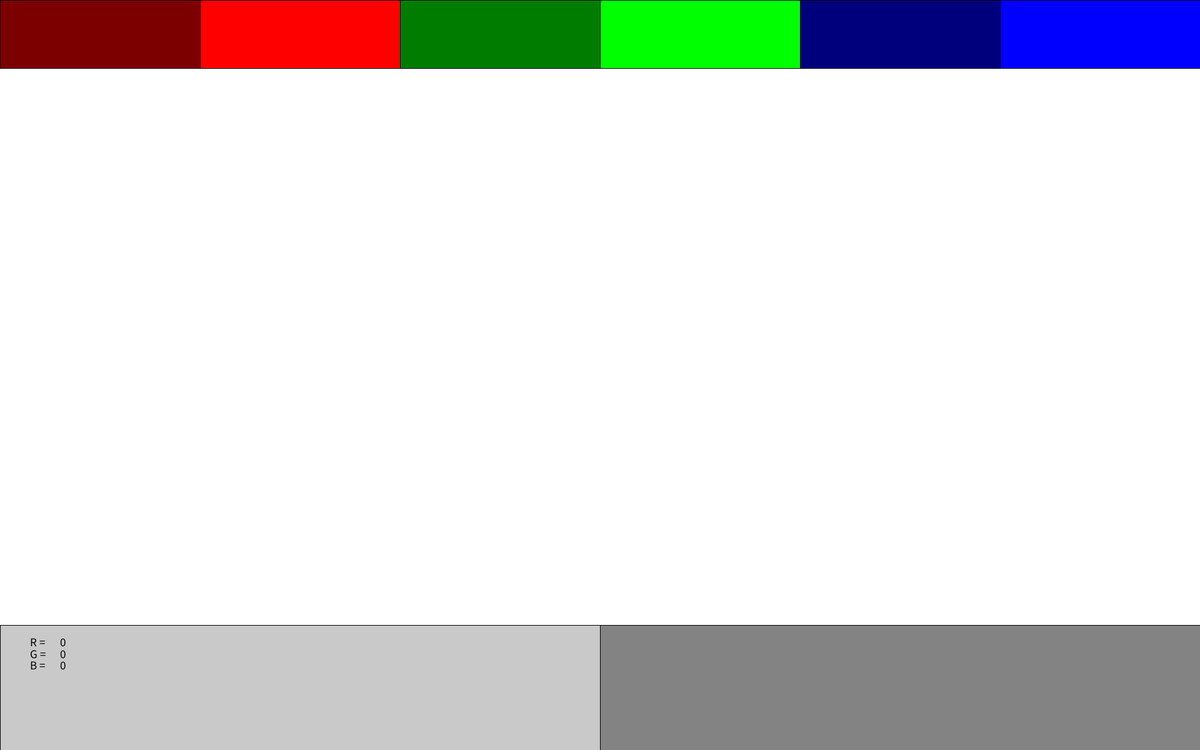
Frame 1 (no input)
Frame 60 (the mouse pressed at the canvas centre just before this capture): identical to frame 1, image omitted
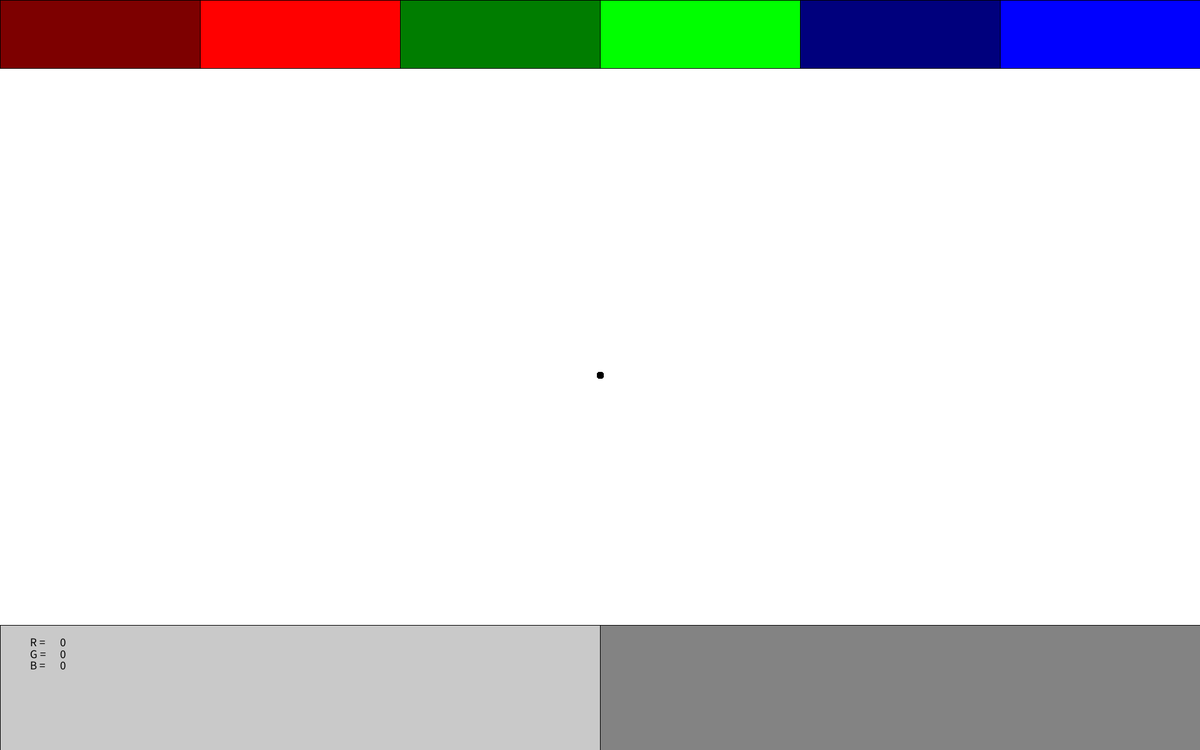
Frame 120 (the mouse held since frame 60 and released just before this capture)

The Processing sketch that drew these frames (run headless with seeded random() and noise(); from frame 60 on, the mouse is pressed at the canvas centre):

// Processing sketch: PaintClone
// ── PaintClone.pde
//Eric Price Paint clone

//RGB values
int R = 0;
int G = 0;
int B = 0;

void setup() {
  //screen
  size (1920, 1200);
  background(255);
}

void draw() {
  //color selection area 
  //button for B(blue) to be darker
  fill(0, 0, 255);
  rect(0, 0, width, height/11);
  //button for B to be lighter
  fill(0, 0, 125);
  rect(0, 0, width/1.2, height/11);
  //button for G(green) to be darker
  fill(0, 255, 0);
  rect(0, 0, width/1.5, height/11);
  //button for G to be lighter 
  fill(0, 125, 0);
  rect(0, 0, width/2, height/11);
  //button for R(red) to be darker 
  fill(255, 0, 0);
  rect(0, 0, width/3, height/11);
  //button for R to be lighter
  fill(125, 0, 0);
  rect(0, 0, width/6, height/11);

  //increase b value if button pressed
  if (mousePressed && width/1.2<mouseX && mouseX<width/1 && mouseY<height/10) {
    B = B + 5;
  }
  //decrease b value if button pressed
  if (mousePressed && width/1.5<mouseX && mouseX<width/1.2 && mouseY<height/10) {
    B = B - 5;
  }
  //increase g value if button pressed
  if (mousePressed && width/2<mouseX && mouseX<width/1.5 && mouseY<height/10) {
    G = G + 5;
  }
  //decrease g value if button pressed
  if (mousePressed && width/3<mouseX && mouseX<width/2 && mouseY<height/10) {
    G = G - 5;
  }
  //increase r value if button pressed
  if (mousePressed && width/6<mouseX && mouseX<width/3 && mouseY<height/10) {
    R = R + 5;
  }
  //decrease r value if button pressed
  if (mousePressed && width/width<mouseX && mouseX<width/6 && mouseY<height/10) {
    R = R - 5;
  }

  //current color display + reset
  //bottom button area
  fill(#838383);
  rect(0, height/1.2, width, height/6);
  //RGB display area
  fill(#C9C9C9);
  rect(0, height/1.2, width/2, height/6);

  textSize(width/100);
  fill(0);
  text("R =", width/40, height/1.16); 
  text("G =", width/40, height/1.14);
  text("B =", width/40, height/1.12);
  text(R, width/20, height/1.16); 
  text(G, width/20, height/1.14);
  text(B, width/20, height/1.12);

  //mouse pressed conditions
  if (mousePressed) {
    strokeWeight(1);
    stroke(R, G, B);
    fill(R, G, B);
    ellipse(mouseX, mouseY, 10, 10);
  }
}
